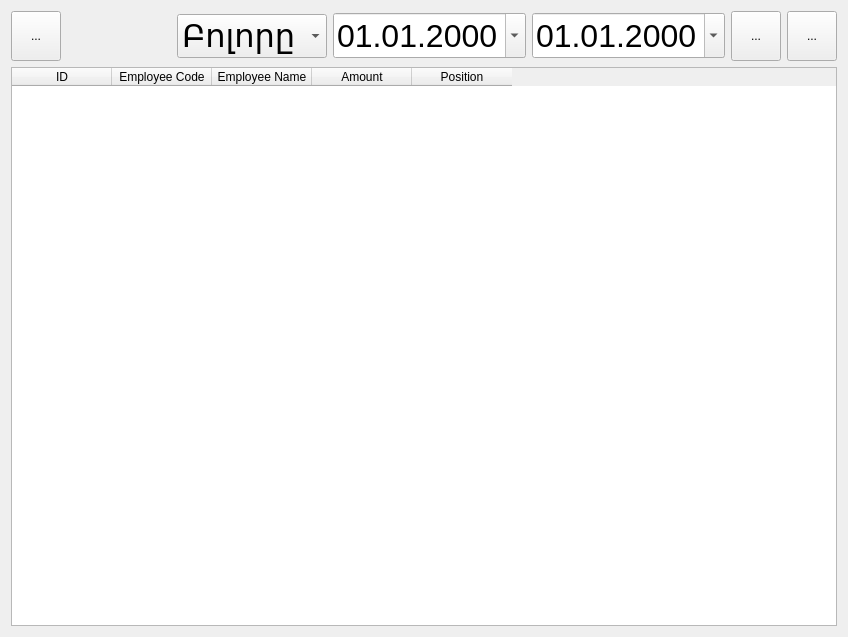
<?xml version="1.0" encoding="UTF-8"?>
<ui version="4.0">
 <class>DlgSalaryTotal</class>
 <widget class="QDialog" name="DlgSalaryTotal">
  <property name="geometry">
   <rect>
    <x>0</x>
    <y>0</y>
    <width>848</width>
    <height>637</height>
   </rect>
  </property>
  <property name="windowTitle">
   <string>Dialog</string>
  </property>
  <layout class="QVBoxLayout" name="verticalLayout">
   <item>
    <widget class="QWidget" name="widget" native="true">
     <layout class="QHBoxLayout" name="horizontalLayout">
      <property name="leftMargin">
       <number>0</number>
      </property>
      <property name="topMargin">
       <number>0</number>
      </property>
      <property name="rightMargin">
       <number>0</number>
      </property>
      <property name="bottomMargin">
       <number>0</number>
      </property>
      <item>
       <widget class="QToolButton" name="btnPrint">
        <property name="minimumSize">
         <size>
          <width>50</width>
          <height>50</height>
         </size>
        </property>
        <property name="maximumSize">
         <size>
          <width>50</width>
          <height>50</height>
         </size>
        </property>
        <property name="text">
         <string>...</string>
        </property>
        <property name="icon">
         <iconset resource="res.qrc">
          <normaloff>:/images/printer.png</normaloff>:/images/printer.png</iconset>
        </property>
        <property name="iconSize">
         <size>
          <width>32</width>
          <height>32</height>
         </size>
        </property>
       </widget>
      </item>
      <item>
       <spacer name="horizontalSpacer">
        <property name="orientation">
         <enum>Qt::Horizontal</enum>
        </property>
        <property name="sizeHint" stdset="0">
         <size>
          <width>386</width>
          <height>20</height>
         </size>
        </property>
       </spacer>
      </item>
      <item>
       <widget class="QComboBox" name="cbBranch">
        <property name="minimumSize">
         <size>
          <width>150</width>
          <height>0</height>
         </size>
        </property>
        <property name="font">
         <font>
          <pointsize>24</pointsize>
         </font>
        </property>
        <item>
         <property name="text">
          <string>Բոլորը</string>
         </property>
        </item>
        <item>
         <property name="text">
          <string>Ազատություն</string>
         </property>
        </item>
        <item>
         <property name="text">
          <string>Արցախ</string>
         </property>
        </item>
        <item>
         <property name="text">
          <string>Մյասնիկյան</string>
         </property>
        </item>
       </widget>
      </item>
      <item>
       <widget class="QDateEdit" name="deDate1">
        <property name="font">
         <font>
          <pointsize>24</pointsize>
         </font>
        </property>
        <property name="displayFormat">
         <string>dd.MM.yyyy</string>
        </property>
        <property name="calendarPopup">
         <bool>true</bool>
        </property>
       </widget>
      </item>
      <item>
       <widget class="QDateEdit" name="deDate2">
        <property name="font">
         <font>
          <pointsize>24</pointsize>
         </font>
        </property>
        <property name="displayFormat">
         <string>dd.MM.yyyy</string>
        </property>
        <property name="calendarPopup">
         <bool>true</bool>
        </property>
       </widget>
      </item>
      <item>
       <widget class="QToolButton" name="btnSave">
        <property name="minimumSize">
         <size>
          <width>50</width>
          <height>50</height>
         </size>
        </property>
        <property name="maximumSize">
         <size>
          <width>50</width>
          <height>50</height>
         </size>
        </property>
        <property name="text">
         <string>...</string>
        </property>
        <property name="icon">
         <iconset resource="res.qrc">
          <normaloff>:/images/ok.png</normaloff>:/images/ok.png</iconset>
        </property>
        <property name="iconSize">
         <size>
          <width>32</width>
          <height>32</height>
         </size>
        </property>
       </widget>
      </item>
      <item>
       <widget class="QToolButton" name="btnClose">
        <property name="minimumSize">
         <size>
          <width>50</width>
          <height>50</height>
         </size>
        </property>
        <property name="maximumSize">
         <size>
          <width>50</width>
          <height>50</height>
         </size>
        </property>
        <property name="text">
         <string>...</string>
        </property>
        <property name="icon">
         <iconset resource="res.qrc">
          <normaloff>:/images/exit.png</normaloff>:/images/exit.png</iconset>
        </property>
        <property name="iconSize">
         <size>
          <width>32</width>
          <height>32</height>
         </size>
        </property>
       </widget>
      </item>
     </layout>
    </widget>
   </item>
   <item>
    <widget class="EQTableWidget" name="tblData">
     <property name="editTriggers">
      <set>QAbstractItemView::NoEditTriggers</set>
     </property>
     <property name="selectionMode">
      <enum>QAbstractItemView::SingleSelection</enum>
     </property>
     <property name="selectionBehavior">
      <enum>QAbstractItemView::SelectRows</enum>
     </property>
     <column>
      <property name="text">
       <string>ID</string>
      </property>
     </column>
     <column>
      <property name="text">
       <string>Employee Code</string>
      </property>
     </column>
     <column>
      <property name="text">
       <string>Employee Name</string>
      </property>
     </column>
     <column>
      <property name="text">
       <string>Amount</string>
      </property>
     </column>
     <column>
      <property name="text">
       <string>Position</string>
      </property>
     </column>
    </widget>
   </item>
  </layout>
 </widget>
 <customwidgets>
  <customwidget>
   <class>EQTableWidget</class>
   <extends>QTableWidget</extends>
   <header location="global">eqtablewidget.h</header>
  </customwidget>
 </customwidgets>
 <resources>
  <include location="res.qrc"/>
 </resources>
 <connections/>
</ui>
